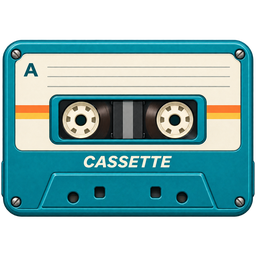
#> input picture assets/cassette-256.png, 256 x 256 px
$ python render.py
#> lines starting #> are read from the running program, lines starting #| are printed output that depends on the picture
"""Render the README artwork from captured Cassette screens. Requires Pillow."""

from pathlib import Path
import math

from PIL import Image, ImageDraw, ImageFilter, ImageFont

ROOT = Path(__file__).resolve().parent
ASSETS = ROOT.parent
WIDTH, HEIGHT = 1800, 1120
CREAM = "#fff7e6"
MUTED = "#b8d8d7"


def font(size, weight=500):
    face = ImageFont.truetype(str(ASSETS / "fonts/Manrope[wght].ttf"), size)
    face.set_variation_by_axes([weight])
    return face


canvas = Image.new("RGB", (WIDTH, HEIGHT))
#> canvas: PIL image 1800x1120 RGB; every value is 0
pixels = canvas.load()
for y in range(HEIGHT):
    for x in range(WIDTH):
        glow = math.exp(-(((x - 1510) / 770) ** 2 + ((y - 260) / 690) ** 2))
        pixels[x, y] = (int(6 + 7 * glow), int(36 + 76 * glow), int(43 + 73 * glow))
canvas = canvas.convert("RGBA")
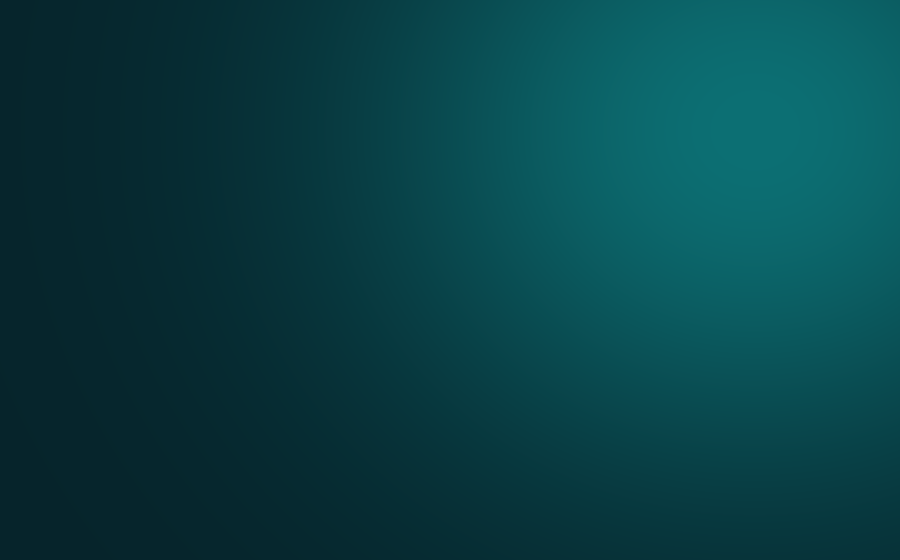
#> canvas: PIL image 1800x1120 RGBA (shown at 1/2 size); mean R, G, B, A 8.2, 64.7, 70.6, 255
draw = ImageDraw.Draw(canvas)

icon = Image.open(ASSETS / "cassette-256.png").convert("RGBA")
#> icon is the input picture: PIL image 256x256 RGBA; mean R, G, B, A 65, 105, 106, 170.2
icon.thumbnail((92, 92), Image.Resampling.LANCZOS)
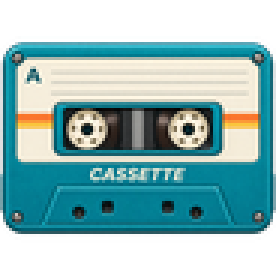
#> icon: PIL image 92x92 RGBA (shown 3 times larger); mean R, G, B, A 65, 106.2, 107.6, 170.2; transparent parts drawn white
canvas.alpha_composite(icon, (76, 58))
draw.text((188, 62), "Cassette", font=font(62, 750), fill=CREAM)
#> (the run stopped early here; a loop or call above may not have finished)
